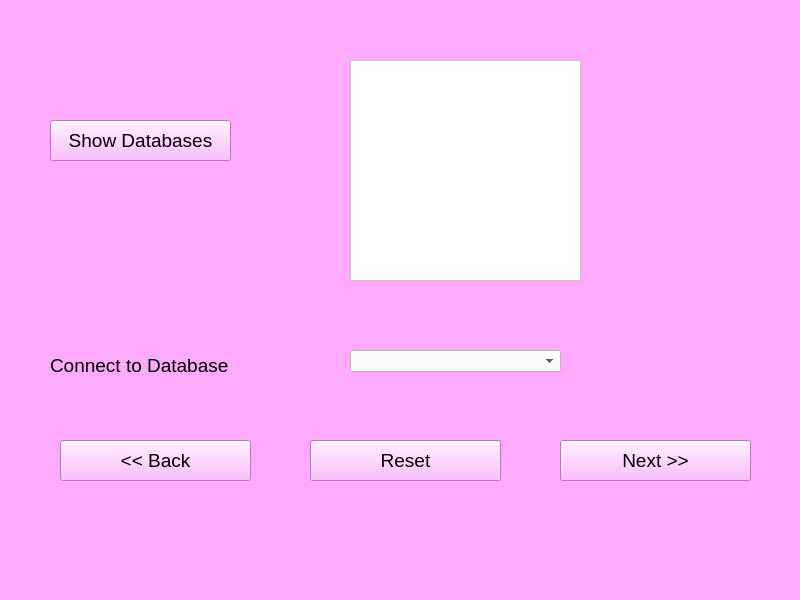
<?xml version="1.0" encoding="UTF-8"?>
<ui version="4.0">
 <class>MainWindow</class>
 <widget class="QMainWindow" name="MainWindow">
  <property name="geometry">
   <rect>
    <x>0</x>
    <y>0</y>
    <width>800</width>
    <height>600</height>
   </rect>
  </property>
  <property name="windowTitle">
   <string>MySQL-Database Information</string>
  </property>
  <property name="styleSheet">
   <string notr="true">background-color: rgb(255, 170, 255);</string>
  </property>
  <widget class="QWidget" name="centralwidget">
   <widget class="QPushButton" name="show_db_pushButton">
    <property name="geometry">
     <rect>
      <x>50</x>
      <y>120</y>
      <width>181</width>
      <height>41</height>
     </rect>
    </property>
    <property name="font">
     <font>
      <pointsize>14</pointsize>
     </font>
    </property>
    <property name="text">
     <string>Show Databases</string>
    </property>
   </widget>
   <widget class="QTextEdit" name="dbs_textEdit">
    <property name="geometry">
     <rect>
      <x>350</x>
      <y>60</y>
      <width>231</width>
      <height>221</height>
     </rect>
    </property>
    <property name="font">
     <font>
      <pointsize>14</pointsize>
     </font>
    </property>
    <property name="styleSheet">
     <string notr="true">background-color: rgb(255, 255, 255);</string>
    </property>
   </widget>
   <widget class="QLabel" name="connect_db_label">
    <property name="geometry">
     <rect>
      <x>50</x>
      <y>340</y>
      <width>241</width>
      <height>51</height>
     </rect>
    </property>
    <property name="font">
     <font>
      <pointsize>14</pointsize>
     </font>
    </property>
    <property name="text">
     <string>Connect to Database</string>
    </property>
   </widget>
   <widget class="QComboBox" name="db_list_comboBox">
    <property name="geometry">
     <rect>
      <x>350</x>
      <y>350</y>
      <width>211</width>
      <height>22</height>
     </rect>
    </property>
    <property name="font">
     <font>
      <pointsize>14</pointsize>
     </font>
    </property>
    <property name="styleSheet">
     <string notr="true">background-color: rgb(255, 255, 255);</string>
    </property>
   </widget>
   <widget class="QPushButton" name="reset_db_pushButton">
    <property name="geometry">
     <rect>
      <x>310</x>
      <y>440</y>
      <width>191</width>
      <height>41</height>
     </rect>
    </property>
    <property name="font">
     <font>
      <pointsize>14</pointsize>
     </font>
    </property>
    <property name="statusTip">
     <string>Reset all fields</string>
    </property>
    <property name="text">
     <string>Reset</string>
    </property>
   </widget>
   <widget class="QPushButton" name="next_pushButton">
    <property name="geometry">
     <rect>
      <x>560</x>
      <y>440</y>
      <width>191</width>
      <height>41</height>
     </rect>
    </property>
    <property name="font">
     <font>
      <pointsize>14</pointsize>
     </font>
    </property>
    <property name="statusTip">
     <string>See table information</string>
    </property>
    <property name="text">
     <string>Next &gt;&gt;</string>
    </property>
   </widget>
   <widget class="QPushButton" name="back_pushButton">
    <property name="geometry">
     <rect>
      <x>60</x>
      <y>440</y>
      <width>191</width>
      <height>41</height>
     </rect>
    </property>
    <property name="font">
     <font>
      <pointsize>14</pointsize>
     </font>
    </property>
    <property name="statusTip">
     <string>Go back to login page</string>
    </property>
    <property name="text">
     <string>&lt;&lt; Back</string>
    </property>
   </widget>
  </widget>
  <widget class="QMenuBar" name="menubar">
   <property name="geometry">
    <rect>
     <x>0</x>
     <y>0</y>
     <width>800</width>
     <height>20</height>
    </rect>
   </property>
  </widget>
  <widget class="QStatusBar" name="statusbar"/>
 </widget>
 <resources/>
 <connections/>
</ui>
